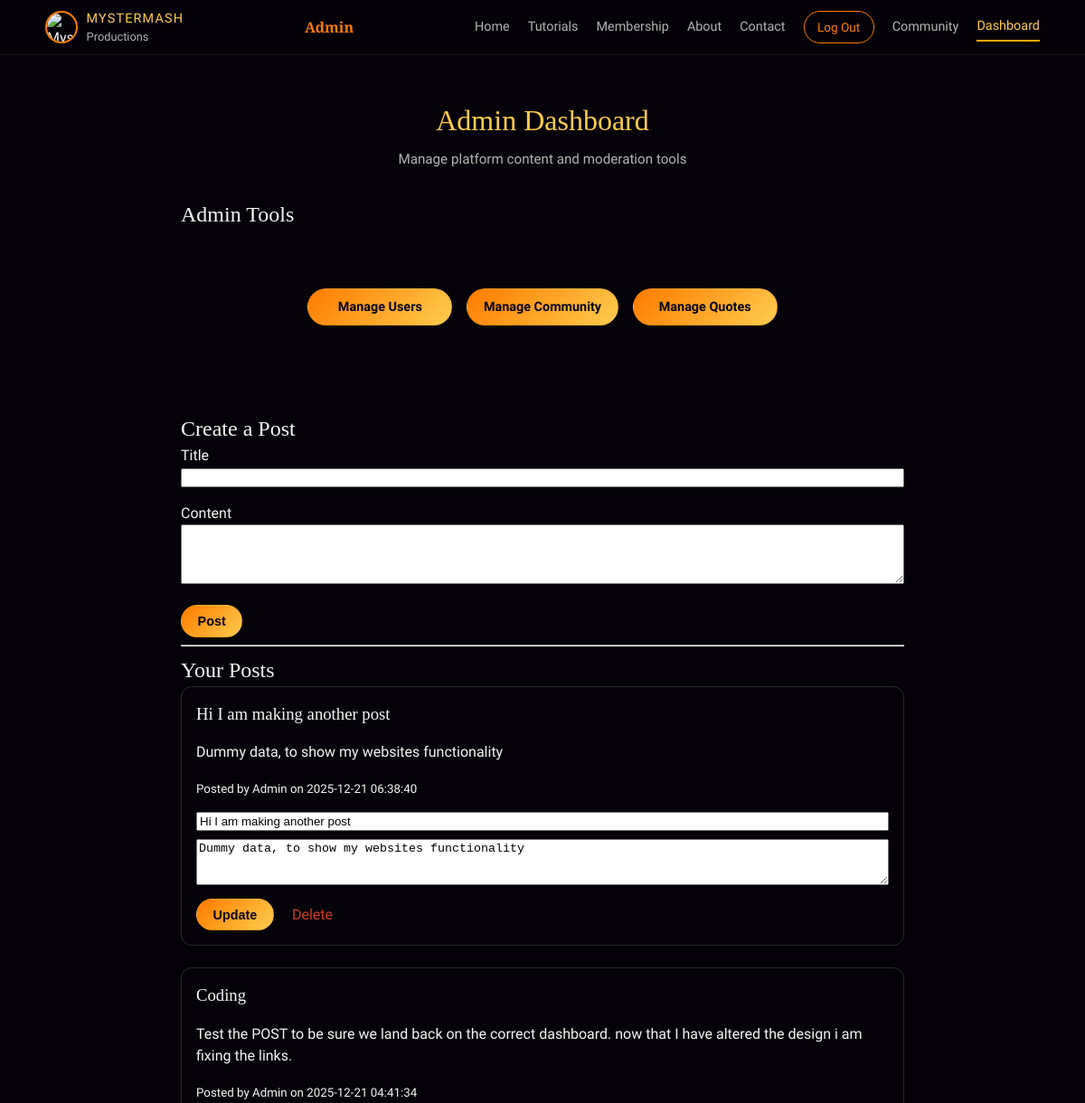
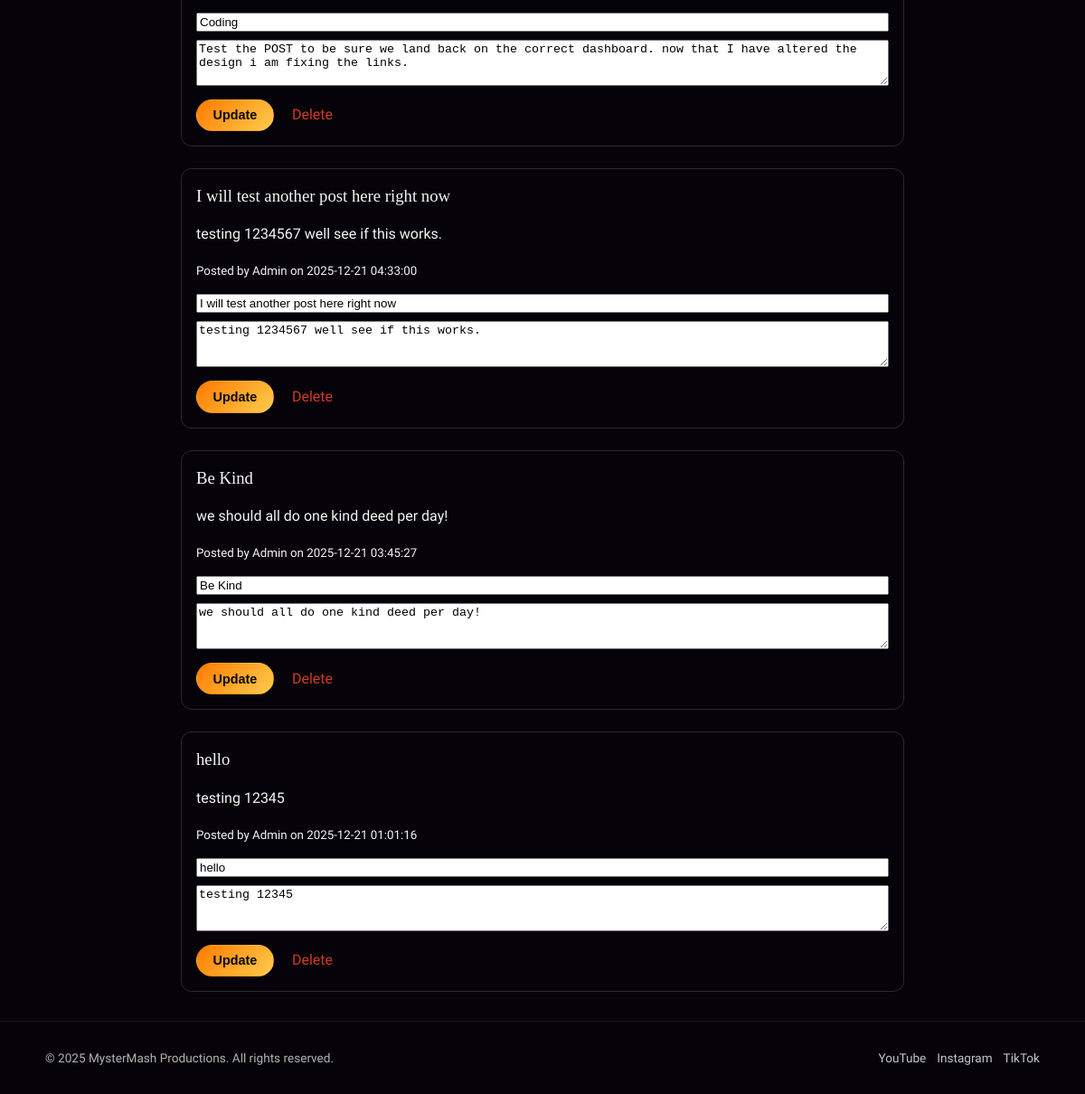
The page /admin/dashboard (signed in) on the database its author committed (2 pictures, top to bottom).
### tables this page shows
CREATE TABLE `posts` (
  `id` int(11) NOT NULL,
  `user_id` int(11) NOT NULL,
  `title` varchar(150) NOT NULL,
  `content` text NOT NULL,
  `media` varchar(255) DEFAULT NULL,
  `created_at` timestamp NOT NULL DEFAULT current_timestamp()
);

CREATE TABLE `users` (
  `id` int(11) NOT NULL,
  `name` varchar(100) NOT NULL,
  `email` varchar(150) NOT NULL,
  `password` varchar(255) NOT NULL,
  `role` enum('admin','user') NOT NULL DEFAULT 'user',
  `status` enum('active','disabled') NOT NULL DEFAULT 'active',
  `created_at` timestamp NOT NULL DEFAULT current_timestamp()
);

### app/controllers/AdminController.php (called while the page is built, shortened)
<?php
class AdminController
{
    private PDO $pdo;
    public function __construct(PDO $pdo)
    {
        $this->pdo = $pdo;
    }
    public function dashboard()
    {
        $posts = Post::getByUser($this->pdo, $_SESSION['user']['id']);
        include __DIR__ . '/../views/admin/dashboard.php';
    }
}

### index.php (called while the page is built, shortened)
<?php
require_once __DIR__ . '/includes/auth.php';
require_once __DIR__ . '/app/controllers/MainController.php';
require_once __DIR__ . '/app/models/Post.php';
require_once __DIR__ . '/app/controllers/AdminController.php';
$action = $_GET['action'] ?? 'home';
$instance = new $map[$controller]($pdo);
$instance->$action();

### includes/auth.php (called while the page is built, shortened)
<?php
function isLoggedIn()
{
    return isset($_SESSION['user']);
}
function isAdmin()
{
    return isLoggedIn() && $_SESSION['user']['role'] === 'admin';
}

### app/models/Post.php (called while the page is built, shortened)
<?php
class Post
{
    public static function getByUser(PDO $pdo, int $userId): array
    {
        $sql = "SELECT posts.*, users.name AS author
        FROM posts
        JOIN users ON posts.user_id = users.id
        WHERE posts.user_id = :user_id
        ORDER BY posts.created_at DESC";
        $stmt = $pdo->prepare($sql);
        $stmt->execute([
            ':user_id' => $userId
        ]);
        return $stmt->fetchAll();
    }
}

### app/views/admin/dashboard.php (the view, shortened to what this page needs)
<?php include __DIR__ . '/../../../includes/header.php'; ?>
<section class="page-header">
    <div class="container">
        <h1>Admin Dashboard</h1>
        <p class="page-subtext">
            Manage platform content and moderation tools
        </p>
    </div>
</section>
<section class="membership-section">
    <h2>Admin Tools</h2>
    <div class="admin-tools">
        <a href="/mystermash-productions/admin/users" class="btn-primary">Manage Users</a>
        <a href="/mystermash-productions/post/community" class="btn-primary">Manage Community</a>
        <a href="/mystermash-productions/admin/quotes" class="btn-primary">Manage Quotes</a>
    </div>
</section>
<section class="create-post">
    <h2>Create a Post</h2>
    <form method="post" action="index.php?controller=post&action=create">
        <div style="margin-bottom:1rem;">
            <label>Title</label>
            <input type="text" name="title" required style="width:100%;">
        </div>
        <div style="margin-bottom:1rem;">
            <label>Content</label>
            <textarea name="content" rows="4" required style="width:100%;"></textarea>
        </div>
        <button class="btn-primary">Post</button>
    </form>
    <hr>
    <h2>Your Posts</h2>
    <?php if (empty($posts)): ?>
        <p>No community posts yet.</p>
    <?php else: ?>
        <?php foreach ($posts as $post): ?>
            <div style="margin-bottom:1.5rem; padding:1rem; border:1px solid rgba(255,255,255,0.15); border-radius:12px;">
                <h3><?= htmlspecialchars($post['title']); ?></h3>
                <p><?= nl2br(htmlspecialchars($post['content'])); ?></p>
                <small>
                    Posted by <?= htmlspecialchars($post['author']); ?> on <?= htmlspecialchars($post['created_at']); ?>
                </small>
                <?php if (isAdmin()): ?>
                    <form method="post" action="index.php?controller=post&action=update" style="margin-top:0.75rem;">
                        <div style="margin-bottom:0.5rem;">
                            <input type="text" name="title" value="<?= htmlspecialchars($post['title']); ?>" required
                                style="width:100%;">
                        </div>
                        <div style="margin-bottom:0.5rem;">
                            <textarea name="content" rows="3" required
                                style="width:100%;"><?= htmlspecialchars($post['content']); ?></textarea>
                        </div>
                        <button class="btn-primary">Update</button>
                        <a href="index.php?controller=post&action=delete&id=<?= (int) $post['id']; ?>"
                            onclick="return confirm('Delete this post?');" style="margin-left:1rem; color:#d13a24;">
                            Delete
                        </a>
                    </form>
                <?php endif; ?>
            </div>
        <?php endforeach; ?>
    <?php endif; ?>
</section>
<?php include __DIR__ . '/../../../includes/footer.php'; ?>

### includes/header.php (shortened to what this page needs)
<?php
$currentController = $_GET['controller'] ?? 'main';
$currentAction = $_GET['action'] ?? 'index';
$isLoggedIn = isset($_SESSION['user']);
$userName = $isLoggedIn ? $_SESSION['user']['name'] : null;
?>
<!DOCTYPE html>
<html lang="en">
<head>
    <link rel="stylesheet" href="/Mystermash-Productions/public/css/animations.css" />
    <link rel="stylesheet" href="/Mystermash-Productions/public/css/styles.css" />
</head>
<body>
    <header class="site-header">
        <div class="container nav-wrap">
            <a href="/mystermash-productions/main/home" class="logo">
                <img src="/Mystermash-Productions/public/images/mystermash-logo.png
" alt="MysterMash Productions logo" class="mm-logo-animate" />
                <span class=" logo-text">
                    <span>MysterMash</span>
                    <span>Productions</span>
                </span>
            </a>
            <?php if ($isLoggedIn): ?>
                <span class="nav-user">
                    <?= htmlspecialchars($userName); ?>
                </span>
            <?php endif; ?>
            <nav class="main-nav">
                <a href="/mystermash-productions/main/home"
                    class="<?= $currentController === 'main' && $currentAction === 'index' ? 'active' : '' ?>">Home</a>
                <a href="/mystermash-productions/main/tutorials"
                    class="<?= $currentController === 'main' && $currentAction === 'tutorials' ? 'active' : '' ?>">Tutorials</a>
                <a href="/mystermash-productions/main/membership"
                    class="<?= $currentController === 'main' && $currentAction === 'membership' ? 'active' : '' ?>">Membership</a>
                <a href="/mystermash-productions/main/about"
                    class="<?= $currentController === 'main' && $currentAction === 'about' ? 'active' : '' ?>">About</a>
                <a href="/mystermash-productions/main/contact"
                    class="<?= $currentController === 'main' && $currentAction === 'contact' ? 'active' : '' ?>">Contact</a>
                <?php if ($isLoggedIn): ?>
                    <a href="index.php?controller=auth&action=logout" class="nav-cta">
                        Log Out
                    </a>
                <?php endif; ?>
                <?php if ($isLoggedIn): ?>
                    <a href="/mystermash-productions/post/community"
                        class="<?= $currentController === 'post' && $currentAction === 'community' ? 'active' : '' ?>">
                        Community
                    </a>
                <?php endif; ?>
                <?php if (isAdmin()): ?>
                    <a href="/mystermash-productions/admin/dashboard"
                        class="<?= $currentController === 'admin' && $currentAction === 'dashboard' ? 'active' : '' ?>">
                        Dashboard
                    </a>
                <?php endif; ?>
            </nav>
        </div>
    </header>
    <main>

### includes/footer.php (shortened to what this page needs)
</main>
<footer class="site-footer">
    <div class="container footer-inner">
        <p>© 2025 MysterMash Productions. All rights reserved.</p>
        <div class="footer-links">
            <a href="#">YouTube</a>
            <a href="#">Instagram</a>
            <a href="#">TikTok</a>
        </div>
    </div>
</footer>
</body>
</html>

### public/CSS/animations.css (style rules this page uses)
.mm-logo-animate { display: inline-block; animation: mmLogoFlipFlash 1.1s ease-out forwards; transform-origin: center; backface-visibility: visible; }

### public/CSS/styles.css (style rules this page uses)
:root { --font-body: "Epunda Sans", system-ui, -apple-system, BlinkMacSystemFont, "Segoe UI", sans-serif; --font-heading: "Cinzel", serif; --mm-bg-main: #050309; --mm-bg-elevated: #171018; --mm-accent-fire: #ff7b00; --mm-accent-gold: #ffcc4d; --mm-accent-red: #d13a24; --mm-text-main: #f5f5f5; --mm-text-muted: #b3b3b3; --mm-border-subtle: rgba(255, 255, 255, 0.08); }
*, *::before, *::after { box-sizing: border-box; }
html, body { margin: 0; padding: 0; }
body { min-height: 100vh; background-color: var(--mm-bg-main); color: var(--mm-text-main); font-family: var(--font-body); line-height: 1.5; }
h1, h2, h3 { margin: 0; font-family: var(--font-heading); font-weight: 400; }
a { color: inherit; text-decoration: none; }
img { max-width: 100%; display: block; }
.container { width: min(1100px, 100% - 2.5rem); margin-inline: auto; }
.nav-user { color: #ff7b00; font-family: var(--font-heading); font-weight: 800; }
.site-header { position: sticky; top: 0; z-index: 50; background: rgba(5, 3, 9, 0.96); border-bottom: 1px solid var(--mm-border-subtle); backdrop-filter: blur(10px); }
.nav-wrap { display: flex; align-items: center; justify-content: space-between; padding-block: 0.6rem; position: relative; }
.logo { display: flex; align-items: center; gap: 0.6rem; }
.logo img { width: 36px; height: 36px; border-radius: 999px; border: 2px solid var(--mm-accent-fire); object-fit: cover; }
.logo-text { display: flex; flex-direction: column; }
.logo-text span:first-child { font-size: 0.9rem; letter-spacing: 0.08em; text-transform: uppercase; color: var(--mm-accent-gold); }
.logo-text span:last-child { font-size: 0.8rem; color: var(--mm-text-muted); }
.main-nav { display: flex; align-items: center; gap: 1.25rem; }
.main-nav a { font-size: 0.9rem; padding-block: 0.25rem; position: relative; color: var(--mm-text-muted); }
.main-nav a::after { content: ""; position: absolute; left: 0; bottom: -0.35rem; width: 0; height: 4px; background: linear-gradient( 90deg, var(--mm-accent-fire), var(--mm-accent-gold) ); transition: width 0.2s ease; }
.main-nav a.active { color: var(--mm-accent-gold); border-bottom: 2px solid #ffa500; }
.main-nav a.nav-cta { padding: 0.4rem 0.9rem; border-radius: 999px; border: 1px solid var(--mm-accent-fire); color: var(--mm-accent-fire); font-size: 0.85rem; }
.btn-primary, .btn-ghost { padding: 0.55rem 1.1rem; border-radius: 999px; font-size: 0.9rem; border: 1px solid transparent; cursor: pointer; display: inline-block; }
.btn-primary { background: linear-gradient( 135deg, var(--mm-accent-fire), var(--mm-accent-gold) ); color: var(--mm-bg-main); font-weight: 600; }
.site-footer { border-top: 1px solid var(--mm-border-subtle); background: #050309; padding-block: 1rem; margin-top: 2rem; }
.footer-inner { display: flex; flex-direction: column; gap: 0.5rem; font-size: 0.85rem; color: var(--mm-text-muted); }
.footer-links { display: flex; flex-wrap: wrap; gap: 0.75rem; }
.footer-links a { font-size: 0.85rem; color: var(--mm-text-main); opacity: 0.8; }
@media (min-width: 640px) { .footer-inner { flex-direction: row; align-items: center; justify-content: space-between; } }
.page-header { padding-block: 3rem 1rem; text-align: center; }
.page-header h1 { font-size: 2rem; color: var(--mm-accent-gold); }
.page-subtext { color: var(--mm-text-muted); font-size: 0.95rem; margin-top: 0.5rem; }
.create-post { width: 800px; margin: auto; }
.membership-section { width: 800px; margin: auto; }
.admin-tools { display: flex; gap: 1rem; justify-content: center; flex-wrap: wrap; margin: 4rem 0 6rem; }
.admin-tools .btn-primary { min-width: 160px; text-align: center; }

### rows shown on the page
posts: title "Hi I am making another post", content "Dummy data, to show my websites functionality", user.name "Admin", created_at "2025-12-21 06:38:40"
posts: title "Coding", content "Test the POST to be sure we land back on the correct dashboard. now that I have altered the design i am fixing the links.", user.name "Admin", created_at "2025-12-21 04:41:34"
posts: title "I will test another post here right now", content "testing 1234567 well see if this works.", user.name "Admin", created_at "2025-12-21 04:33:00"
posts: title "Be Kind", content "we should all do one kind deed per day!", user.name "Admin", created_at "2025-12-21 03:45:27"
posts: title "hello", content "testing 12345", user.name "Admin", created_at "2025-12-21 01:01:16"

### other values the page prints
$userName "Admin"
